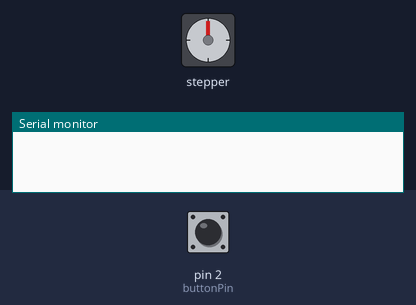
A sketch run on a simulated Arduino Uno, built with avr-gcc and run on an emulated ATmega328P. Parts: stepper motor, the last lines printed to the serial monitor. The test bench sets the inputs (shaded band); at power-on: pin 2 (buttonPin) HIGH. Stepper angles assume 2048 steps per turn.

Above: at 1.2 s.
1.3 s: pin 2 (buttonPin) pulled LOW for 0.15 s
At 1.91 s:
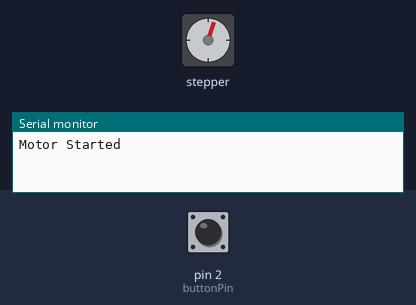
4.3 s: pin 2 (buttonPin) pulled LOW for 1 s
At 5.2 s:
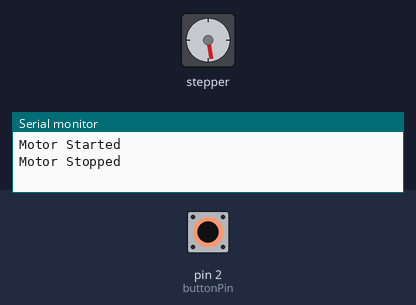
6.8 s: pin 2 (buttonPin) pulled LOW for 0.15 s
At 7.41 s:
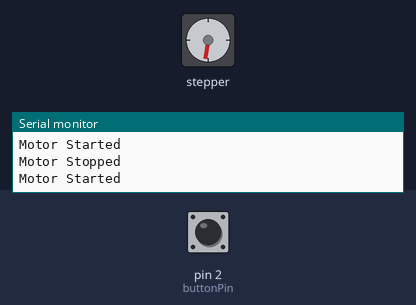
Timing chart, 0 to 18.8 s (numbered marks = the images above; inputs shaded):
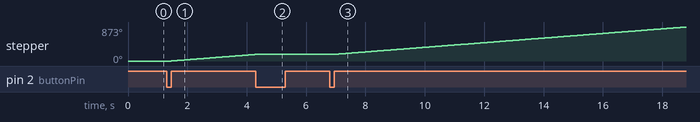

The sketch:

FerrisWheel.ino
```cpp
#include <Stepper.h>

// # steps for full 360-degree rotation, change to fit your motor
int stepsPerRevolution = 2048;

// set a speed for the stepper motor
int rpm = 10;

// initialize stepper library on pins 8 - 11
// pin order IN1, IN3, IN2, IN4
Stepper myStepper (stepsPerRevolution, 8, 10, 9, 11);

// Button pin
const int buttonPin = 2;
bool motorRunning = false;  // Tracks motor state
bool lastButtonState = HIGH; // Previous button state

void setup() {
  pinMode(buttonPin, INPUT_PULLUP);  // Enable internal pull-up resistor
  myStepper.setSpeed(rpm);
  Serial.begin(9600);
}

void loop() {
  bool buttonState = digitalRead(buttonPin);
  if (buttonState == LOW && lastButtonState == HIGH) {
    delay(50);  // Simple debounce
    motorRunning = !motorRunning;  // Toggle motor state
    Serial.println(motorRunning ? "Motor Started" : "Motor Stopped");

    while (digitalRead(buttonPin) == LOW); // Wait for button release
  }
  lastButtonState = buttonState;

  // Run motor continuously if toggled on
  if (motorRunning) {
    myStepper.step(10);  // Small steps for smooth motion
  }
}
```

Measured:
- after the input at 1.3 s, stepper: keeps turning clockwise at about 59°/s, starting after 0.15 s
- after the input at 4.3 s, stepper: goes on until 4.3 s, then stays 170°
- after the input at 6.8 s, stepper: keeps turning clockwise at about 59°/s, starting after 0.15 s
